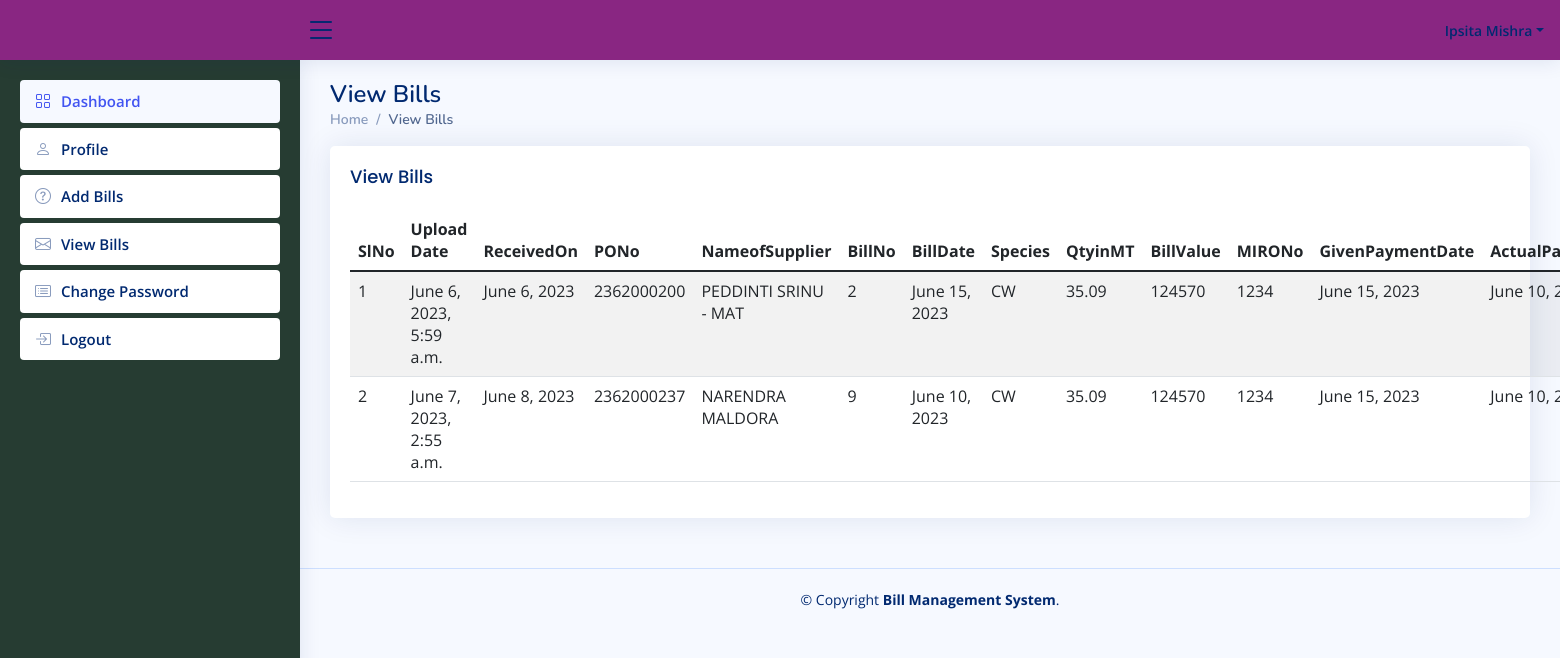
Page /viewNotes (signed in) on the committed database.
### enotes/models.py (models this page shows, shortened)
class Notes(models.Model):
    signup = models.ForeignKey(Signup, on_delete=models.CASCADE)
    ReceivedOn = models.DateField(null=True)
    PONo = models.CharField(max_length=200, null=True)
    NameofSupplier = models.CharField(max_length=200, null=True)
    BillNo = models.CharField(max_length=200, null=True)
    BillDate = models.DateField(null=True)
    Species = models.CharField(max_length=200, null=True)
    QtyinMT = models.CharField(max_length=200, null=True)
    BillValue = models.CharField(max_length=200, null=True)
    MIRONo = models.CharField(max_length=200, null=True)
    GivenPaymentDate = models.DateField(null=True)
    ActualPaymentDate = models.DateField(null=True)
    AcceptReject = models.CharField(max_length=200, null=True)
    Remark = models.CharField(max_length=450, null=True)
    CreationDate = models.DateTimeField(auto_now_add=True)
    UpdationDate = models.DateField(null=True)

### enotes/views.py (the view)
# urls.py: path('viewNotes', viewNotes, name='viewNotes'),
def viewNotes(request):
    if not request.user.is_authenticated:
        return redirect('user_login')
    user = User.objects.get(id=request.user.id)
    signup = Signup.objects.get(user=user)
    notes = Notes.objects.filter(signup=signup)
    return render(request, 'viewNotes.html', locals())

### enotes/templates/viewNotes.html (shortened to what this page needs)
{% extends 'usernavbar.html' %}
{% block main %}
<div class="pagetitle">
  <h1>View Bills</h1>
  <nav>
    <ol class="breadcrumb">
      <li class="breadcrumb-item"><a href="/dashboard">Home</a></li>
      <li class="breadcrumb-item active">View Bills</li>
    </ol>
  </nav>
</div>
<section class="section">
  <div class="row">
    <div class="col-lg-12">
      <div class="card">
        <div class="card-body">
          <h5 class="card-title">View Bills</h5>
          <table class="table table-striped">
            <thead>
              <tr>
                <th scope="col">SlNo</th>
                <th scope="col">Upload Date</th>
                <th scope="col">ReceivedOn</th>
                <th scope="col">PONo</th>
                <th scope="col">NameofSupplier</th>
                <th scope="col">BillNo</th>
                <th scope="col">BillDate</th>
                <th scope="col">Species</th>
                <th scope="col">QtyinMT</th>
                <th scope="col">BillValue</th>
                <th scope="col">MIRONo</th>
                <th scope="col">GivenPaymentDate</th>
                <th scope="col">ActualPaymentDate</th>
              </tr>
            </thead>
            <tbody>
              {% for i in notes %}
              <tr>
                <td>{{forloop.counter}}</td>
                <td>{{i.CreationDate}}</td>
                <td>{{i.ReceivedOn}}</td>
                <td>{{i.PONo}}</td>
                <td>{{i.NameofSupplier}}</td>
                <td>{{i.BillNo}}</td>
                <td>{{i.BillDate}}</td>
                <td>{{i.Species}}</td>
                <td>{{i.QtyinMT}}</td>
                <td>{{i.BillValue}}</td>
                <td>{{i.MIRONo}}</td>
                <td>{{i.GivenPaymentDate}}</td>
                <td>{{i.ActualPaymentDate}}</td>
              </tr>
              {% endfor %}
            </tbody>
          </table>
        </div>
      </div>
    </div>
  </div>
</section>
{% endblock %}

### enotes/templates/usernavbar.html (shortened to what this page needs)
{% load static %}
<html lang="en">
<head>
  <link href="{% static 'assets/vendor/bootstrap/css/bootstrap.min.css' %}" rel="stylesheet">
  <link href="{% static 'assets/vendor/bootstrap-icons/bootstrap-icons.css' %}" rel="stylesheet">
  <link href="{% static 'assets/vendor/boxicons/css/boxicons.min.css' %}" rel="stylesheet">
  <link href="{% static 'assets/vendor/quill/quill.snow.css' %}" rel="stylesheet">
  <link href="{% static 'assets/vendor/quill/quill.bubble.css' %}" rel="stylesheet">
  <link href="{% static 'assets/vendor/remixicon/remixicon.css' %}" rel="stylesheet">
  <link href="{% static 'assets/vendor/simple-datatables/style.css' %}" rel="stylesheet">
  <link href="{% static 'assets/css/style.css' %}" rel="stylesheet">
</head>
<body>
  <header id="header" class="header fixed-top d-flex align-items-center">
    <div class="d-flex align-items-center justify-content-between">
      <i class="bi bi-list toggle-sidebar-btn"></i>
    </div>
    <nav class="header-nav ms-auto">
      <ul class="d-flex align-items-center">
        <li class="nav-item dropdown pe-3">
          <a class="nav-link nav-profile d-flex align-items-center pe-0" href="#" data-bs-toggle="dropdown">
            <span class="d-none d-md-block dropdown-toggle ps-2">{{request.user.first_name}} {{request.user.last_name}}</span>
          </a>
        </li>
      </ul>
    </nav>
  </header>
  <aside id="sidebar" class="sidebar">
    <ul class="sidebar-nav" id="sidebar-nav">
      <li class="nav-item">
        <a class="nav-link" href="/dashboard">
          <i class="bi bi-grid"></i>
          <span>Dashboard</span>
        </a>
      </li>
      <li class="nav-item">
        <a class="nav-link collapsed" href="/profile">
          <i class="bi bi-person"></i>
          <span>Profile</span>
        </a>
      </li>
      <li class="nav-item">
        <a class="nav-link collapsed" href="/addNotes">
          <i class="bi bi-question-circle"></i>
          <span>Add Bills</span>
        </a>
      </li>
      <li class="nav-item">
        <a class="nav-link collapsed" href="/viewNotes">
          <i class="bi bi-envelope"></i>
          <span>View Bills</span>
        </a>
      </li>
      <li class="nav-item">
        <a class="nav-link collapsed" href="/changePassword">
          <i class="bi bi-card-list"></i>
          <span>Change Password</span>
        </a>
      </li>
      <li class="nav-item">
        <a class="nav-link collapsed" href="/logout">
          <i class="bi bi-box-arrow-in-right"></i>
          <span>Logout</span>
        </a>
      </li>
    </ul>
  </aside>
  <main id="main" class="main">
    <section class="section dashboard">
      {% block main %}
      {% endblock %}
    </section>
  </main>
  <footer id="footer" class="footer">
    <div class="copyright">
      &copy; Copyright <strong><span>Bill Management System</span></strong>.
    </div>
  </footer>
</body>
</html>

### enotes/static/assets/css/style.css (style rules this page uses)
:root { scroll-behavior: smooth; }
body { font-family: "Open Sans", sans-serif; background: #f6f9ff; color: #444444; }
a { color: #4154f1; text-decoration: none; }
h1, h2, h3, h4, h5, h6 { font-family: "Nunito", sans-serif; }
#main { margin-top: 60px; padding: 20px 30px; transition: all 0.3s; }
.pagetitle { margin-bottom: 10px; }
.pagetitle h1 { font-size: 24px; margin-bottom: 0; font-weight: 600; color: #012970; }
.card { margin-bottom: 30px; border: none; border-radius: 5px; box-shadow: 0px 0 30px rgba(1, 41, 112, 0.1); }
.card-title { padding: 20px 0 15px 0; font-size: 18px; font-weight: 500; color: #012970; font-family: "Poppins", sans-serif; }
.card-body { padding: 0 20px 20px 20px; }
.breadcrumb { font-size: 14px; font-family: "Nunito", sans-serif; color: #899bbd; font-weight: 600; }
.breadcrumb a { color: #899bbd; transition: 0.3s; }
.breadcrumb .breadcrumb-item::before { color: #899bbd; }
.breadcrumb .active { color: #51678f; font-weight: 600; }
.header { transition: all 0.5s; z-index: 997; height: 60px; box-shadow: 0px 2px 20px rgba(1, 41, 112, 0.1); background-color: #892682; padding-left: 20px; }
.header .toggle-sidebar-btn { font-size: 32px; padding-left: 5px; cursor: pointer; color: #012970; }
.header-nav ul { list-style: none; }
.header-nav > ul { margin: 0; padding: 0; }
.header-nav .nav-profile { color: #012970; }
.header-nav .nav-profile span { font-size: 14px; font-weight: 600; }
.sidebar { position: fixed; top: 60px; left: 0; bottom: 0; width: 300px; z-index: 996; transition: all 0.3s; padding: 20px; overflow-y: auto; scrollbar-width: thin; scrollbar-color: #aab7cf transparent; box-shadow: 0px 0px 20px rgba(1, 41, 112, 0.1); background-color: #263c32; }
@media (min-width: 1200px) { #main, #footer { margin-left: 300px; } }
.sidebar-nav { padding: 0; margin: 0; list-style: none; }
.sidebar-nav li { padding: 0; margin: 0; list-style: none; }
.sidebar-nav .nav-item { margin-bottom: 5px; }
.sidebar-nav .nav-link { display: flex; align-items: center; font-size: 15px; font-weight: 600; color: #4154f1; transition: 0.3; background: #f6f9ff; padding: 10px 15px; border-radius: 4px; }
.sidebar-nav .nav-link i { font-size: 16px; margin-right: 10px; color: #4154f1; }
.sidebar-nav .nav-link.collapsed { color: #012970; background: #fff; }
.sidebar-nav .nav-link.collapsed i { color: #899bbd; }
.footer { padding: 20px 0; font-size: 14px; transition: all 0.3s; border-top: 1px solid #cddfff; }
.footer .copyright { text-align: center; color: #012970; }

### rows in the picture
Notes: CreationDate "June 6, 2023, 5:59 a.m.", ReceivedOn "June 6, 2023", PONo "2362000200", NameofSupplier "PEDDINTI SRINU - MAT", BillNo "2", BillDate "June 15, 2023", Species "CW", QtyinMT "35.09", BillValue "124570", MIRONo "1234", GivenPaymentDate "June 15, 2023", ActualPaymentDate "June 10,…"
Notes: CreationDate "June 7, 2023, 2:55 a.m.", ReceivedOn "June 8, 2023", PONo "2362000237", NameofSupplier "NARENDRA MALDORA", BillNo "9", BillDate "June 10, 2023", Species "CW", QtyinMT "35.09", BillValue "124570", MIRONo "1234", GivenPaymentDate "June 15, 2023", ActualPaymentDate "June 10,…"

### other values in the picture
{{ request.user.first_name }} "Ipsita"
{{ request.user.last_name }} "Mishra"
